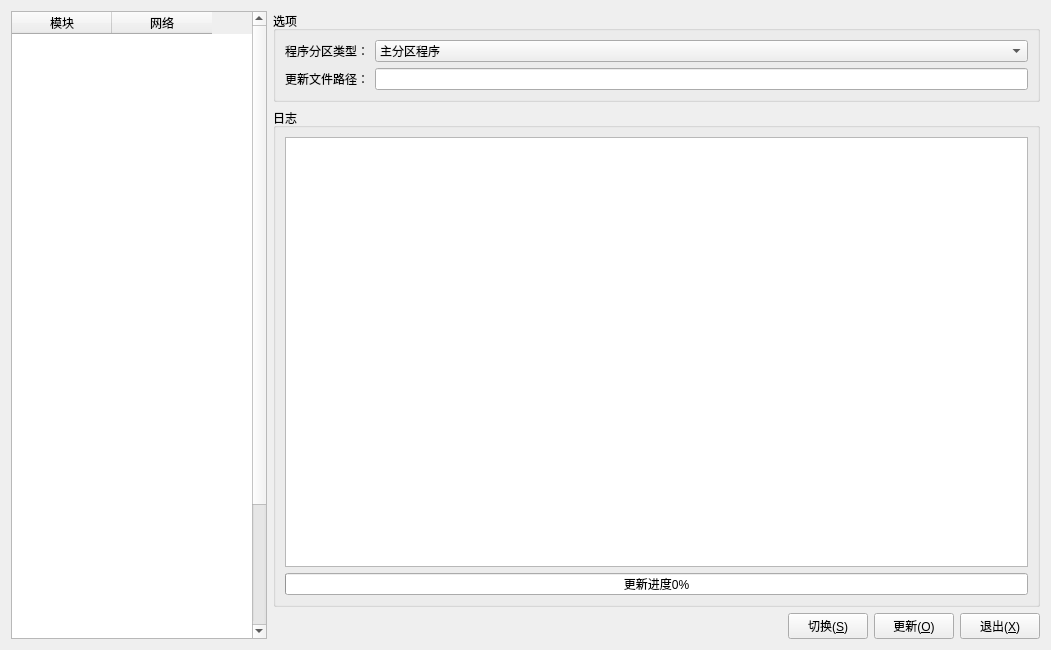
<?xml version="1.0" encoding="UTF-8"?>
<ui version="4.0">
 <class>OTAUpgradeWindow</class>
 <widget class="QWidget" name="OTAUpgradeWindow">
  <property name="geometry">
   <rect>
    <x>0</x>
    <y>0</y>
    <width>1051</width>
    <height>650</height>
   </rect>
  </property>
  <property name="windowTitle">
   <string>远程OTA更新</string>
  </property>
  <layout class="QHBoxLayout" name="horizontalLayout_3">
   <item>
    <widget class="QTableWidget" name="tableWidget_detector">
     <property name="sizePolicy">
      <sizepolicy hsizetype="Preferred" vsizetype="Expanding">
       <horstretch>0</horstretch>
       <verstretch>0</verstretch>
      </sizepolicy>
     </property>
     <property name="verticalScrollBarPolicy">
      <enum>Qt::ScrollBarAsNeeded</enum>
     </property>
     <property name="horizontalScrollBarPolicy">
      <enum>Qt::ScrollBarAlwaysOff</enum>
     </property>
     <property name="sizeAdjustPolicy">
      <enum>QAbstractScrollArea::AdjustIgnored</enum>
     </property>
     <property name="editTriggers">
      <set>QAbstractItemView::NoEditTriggers</set>
     </property>
     <property name="selectionMode">
      <enum>QAbstractItemView::ExtendedSelection</enum>
     </property>
     <property name="selectionBehavior">
      <enum>QAbstractItemView::SelectRows</enum>
     </property>
     <property name="showGrid">
      <bool>false</bool>
     </property>
     <property name="gridStyle">
      <enum>Qt::SolidLine</enum>
     </property>
     <attribute name="verticalHeaderVisible">
      <bool>false</bool>
     </attribute>
     <row>
      <property name="text">
       <string>时间同步触发模块</string>
      </property>
     </row>
     <row>
      <property name="text">
       <string>谱仪#1</string>
      </property>
     </row>
     <row>
      <property name="text">
       <string>谱仪#2</string>
      </property>
     </row>
     <row>
      <property name="text">
       <string>谱仪#3</string>
      </property>
     </row>
     <row>
      <property name="text">
       <string>谱仪#4</string>
      </property>
     </row>
     <row>
      <property name="text">
       <string>谱仪#5</string>
      </property>
     </row>
     <row>
      <property name="text">
       <string>谱仪#6</string>
      </property>
     </row>
     <row>
      <property name="text">
       <string>谱仪#7</string>
      </property>
     </row>
     <row>
      <property name="text">
       <string>谱仪#8</string>
      </property>
     </row>
     <row>
      <property name="text">
       <string>谱仪#9</string>
      </property>
     </row>
     <row>
      <property name="text">
       <string>谱仪#10</string>
      </property>
     </row>
     <row>
      <property name="text">
       <string>谱仪#11</string>
      </property>
     </row>
     <row>
      <property name="text">
       <string>谱仪#12</string>
      </property>
     </row>
     <row>
      <property name="text">
       <string>谱仪#13</string>
      </property>
     </row>
     <row>
      <property name="text">
       <string>谱仪#14</string>
      </property>
     </row>
     <row>
      <property name="text">
       <string>谱仪#15</string>
      </property>
     </row>
     <row>
      <property name="text">
       <string>谱仪#16</string>
      </property>
     </row>
     <row>
      <property name="text">
       <string>谱仪#17</string>
      </property>
     </row>
     <row>
      <property name="text">
       <string>谱仪#18</string>
      </property>
     </row>
     <row>
      <property name="text">
       <string>谱仪#19</string>
      </property>
     </row>
     <row>
      <property name="text">
       <string>谱仪#20</string>
      </property>
     </row>
     <row>
      <property name="text">
       <string>谱仪#21</string>
      </property>
     </row>
     <row>
      <property name="text">
       <string>谱仪#22</string>
      </property>
     </row>
     <row>
      <property name="text">
       <string>谱仪#23</string>
      </property>
     </row>
     <row>
      <property name="text">
       <string>谱仪#24</string>
      </property>
     </row>
     <column>
      <property name="text">
       <string>模块</string>
      </property>
     </column>
     <column>
      <property name="text">
       <string>网络</string>
      </property>
     </column>
     <item row="0" column="1">
      <property name="text">
       <string/>
      </property>
     </item>
     <item row="1" column="1">
      <property name="text">
       <string/>
      </property>
      <property name="textAlignment">
       <set>AlignCenter</set>
      </property>
     </item>
     <item row="2" column="1">
      <property name="text">
       <string/>
      </property>
      <property name="textAlignment">
       <set>AlignCenter</set>
      </property>
     </item>
    </widget>
   </item>
   <item>
    <layout class="QVBoxLayout" name="verticalLayout">
     <item>
      <widget class="QGroupBox" name="groupBox">
       <property name="title">
        <string>选项</string>
       </property>
       <layout class="QGridLayout" name="gridLayout_2">
        <item row="0" column="0">
         <widget class="QLabel" name="label_2">
          <property name="text">
           <string>程序分区类型：</string>
          </property>
         </widget>
        </item>
        <item row="0" column="1">
         <widget class="QComboBox" name="comboBox_partition">
          <item>
           <property name="text">
            <string>主分区程序</string>
           </property>
          </item>
          <item>
           <property name="text">
            <string>备用分区程序</string>
           </property>
          </item>
         </widget>
        </item>
        <item row="1" column="0">
         <widget class="QLabel" name="label">
          <property name="text">
           <string>更新文件路径：</string>
          </property>
         </widget>
        </item>
        <item row="1" column="1">
         <widget class="QLineEdit" name="lineEdit_filePath">
          <property name="enabled">
           <bool>true</bool>
          </property>
          <property name="readOnly">
           <bool>true</bool>
          </property>
         </widget>
        </item>
       </layout>
      </widget>
     </item>
     <item>
      <widget class="QGroupBox" name="groupBox_2">
       <property name="title">
        <string>日志</string>
       </property>
       <layout class="QGridLayout" name="gridLayout">
        <item row="0" column="0">
         <widget class="QPlainTextEdit" name="plainTextEdit_log"/>
        </item>
        <item row="1" column="0">
         <widget class="QProgressBar" name="progressBar">
          <property name="value">
           <number>0</number>
          </property>
          <property name="format">
           <string>更新进度%p%</string>
          </property>
         </widget>
        </item>
       </layout>
      </widget>
     </item>
     <item>
      <layout class="QHBoxLayout" name="horizontalLayout">
       <item>
        <spacer name="horizontalSpacer">
         <property name="orientation">
          <enum>Qt::Horizontal</enum>
         </property>
         <property name="sizeHint" stdset="0">
          <size>
           <width>40</width>
           <height>20</height>
          </size>
         </property>
        </spacer>
       </item>
       <item>
        <widget class="QPushButton" name="pushButton_switch">
         <property name="text">
          <string>切换(&amp;S)</string>
         </property>
        </widget>
       </item>
       <item>
        <widget class="QPushButton" name="pushButton_ok">
         <property name="text">
          <string>更新(&amp;O)</string>
         </property>
        </widget>
       </item>
       <item>
        <widget class="QPushButton" name="pushButton_exit">
         <property name="text">
          <string>退出(&amp;X)</string>
         </property>
        </widget>
       </item>
      </layout>
     </item>
    </layout>
   </item>
  </layout>
 </widget>
 <resources/>
 <connections/>
</ui>
